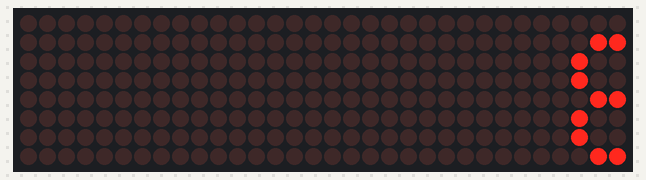
Bench run of a sketch on a simulated Arduino Uno, built with avr-gcc and run on an emulated ATmega328P. Shown: 32×8 LED matrix.

Above: at 0.16 s.
At 1.06 s:
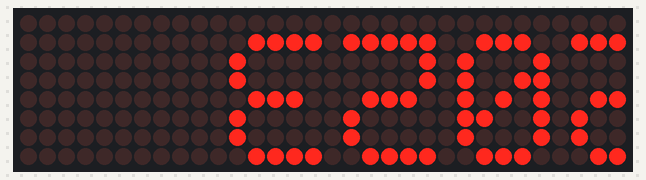
At 1.96 s:
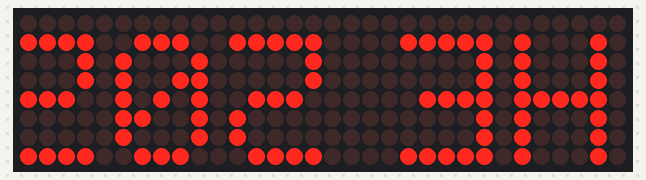
At 3.91 s:
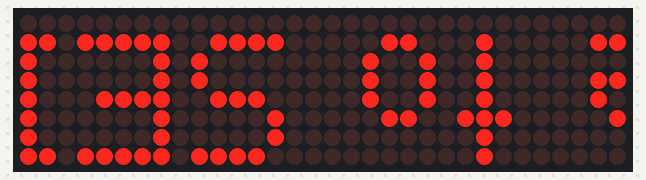
At 5.71 s:
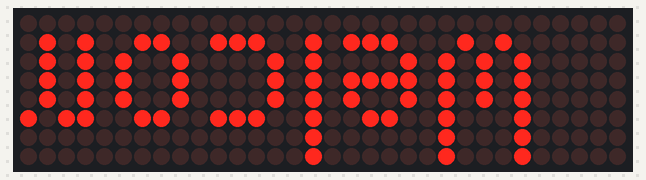
At 7.66 s:
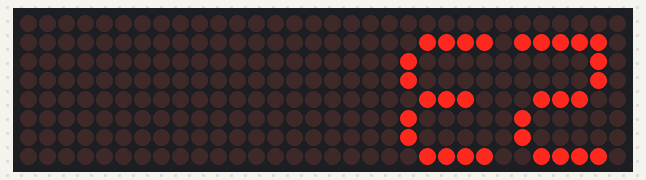

Measured:
- by itself, everything shown: repeats every 7.1 s, in 141 steps

The sketch:

SKETCH2A.ino
```cpp
#include <SPI.h>
#include <MD_MAX72xx.h>
#include <MD_Parola.h>

#define HARDWARE_TYPE MD_MAX72XX::FC16_HW
#define MAX_DEVICES  4
#define CLK_PIN   14  // or SCK
#define DATA_PIN  13  // or MOSI
#define CS_PIN    15  // or SS

#define DISPLAYMSG "Welcome to SEICHE 2023"

#ifndef DISPLAYMSG
  #define DISPLAYMSG "BENGALS FTW 2023!"
#endif

#define CBR Foo

char displaytext[] = DISPLAYMSG;

// MD_MAX72XX ledmx = MD_MAX72XX(HARDWARE_TYPE, DATA_PIN, CLK_PIN, CS_PIN, MAX_DEVICES);
MD_Parola pmx = MD_Parola(HARDWARE_TYPE, CS_PIN, MAX_DEVICES);

// We always wait a bit between updates of the display
#define  DELAYTIME  100  // in milliseconds

void showmsg(char *msg)
{
  #ifdef DISPLAYMSG
    msg = "COLTS FTW 2024!";
  #endif
  pmx.displayText(msg,PA_LEFT,50,0,PA_SCROLL_LEFT,PA_SCROLL_LEFT);
}

void setup()
{
  // put your setup code here, to run once:
  pmx.begin();
  pmx.setZoneEffect(0, true, PA_FLIP_LR);
  pmx.setZoneEffect(0, true, PA_FLIP_UD);
}

void loop()
{
  if(pmx.displayAnimate())
  {
    showmsg(displaytext);
    pmx.displayText(displaytext,PA_LEFT,50,0,PA_SCROLL_LEFT,PA_SCROLL_LEFT);
  }
}
```
